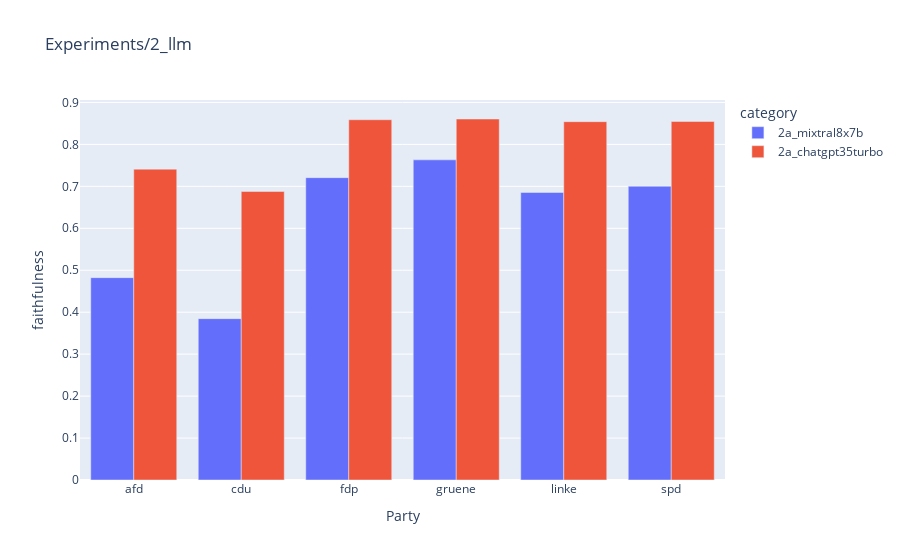

The code cell stored with this chart in its notebook:
### Code cell
metric_id = 1
df_plot = pd.DataFrame()
for file_name in metrics_files:
    df = pd.read_csv(file_name, header=[0, 1], index_col=[0, 1])
    metrics = list(set(df.columns.get_level_values(0)))
    experiment_run = "_".join(os.path.basename(file_name).split("_")[1:]).split(".")[0]
    df_plot[experiment_run] = df[metrics[metric_id]].mean(axis=0)


df = pd.DataFrame(df_plot).reset_index().rename(columns={"index": "party"})
df_melted = df.melt(id_vars=["party"], var_name="category", value_name="value")
print(df_melted.groupby("category")["value"].mean())
px.bar(
    df_melted,
    x="party",
    y="value",
    color="category",
    barmode="group",
    labels={"value": metrics[metric_id], "party": "Party"},
    title=f"{experiment}",
)

### Figure 1 — Plotly figure (JSON) as saved in the notebook; plotly's stock layout.template omitted (floating-point values rounded to 4 significant figures)
{"data": [{"alignmentgroup": "True", "hovertemplate": "category=2a_mixtral8x7b<br>Party=%{x}<br>faithfulness=%{y}<extra></extra>", "legendgroup": "2a_mixtral8x7b", "marker": {"color": "#636efa", "pattern": {"shape": ""}}, "name": "2a_mixtral8x7b", "offsetgroup": "2a_mixtral8x7b", "orientation": "v", "showlegend": true, "textposition": "auto", "type": "bar", "x": ["afd", "cdu", "fdp", "gruene", "linke", "spd"], "xaxis": "x", "y": [0.4823, 0.3846, 0.7207, 0.7631, 0.6854, 0.7003], "yaxis": "y"}, {"alignmentgroup": "True", "hovertemplate": "category=2a_chatgpt35turbo<br>Party=%{x}<br>faithfulness=%{y}<extra></extra>", "legendgroup": "2a_chatgpt35turbo", "marker": {"color": "#EF553B", "pattern": {"shape": ""}}, "name": "2a_chatgpt35turbo", "offsetgroup": "2a_chatgpt35turbo", "orientation": "v", "showlegend": true, "textposition": "auto", "type": "bar", "x": ["afd", "cdu", "fdp", "gruene", "linke", "spd"], "xaxis": "x", "y": [0.741, 0.6878, 0.8588, 0.8605, 0.8542, 0.8547], "yaxis": "y"}], "layout": {"barmode": "group", "legend": {"title": {"text": "category"}, "tracegroupgap": 0}, "title": {"text": "Experiments/2_llm"}, "xaxis": {"anchor": "y", "domain": [0, 1], "title": {"text": "Party"}}, "yaxis": {"anchor": "x", "domain": [0, 1], "title": {"text": "faithfulness"}}}}
